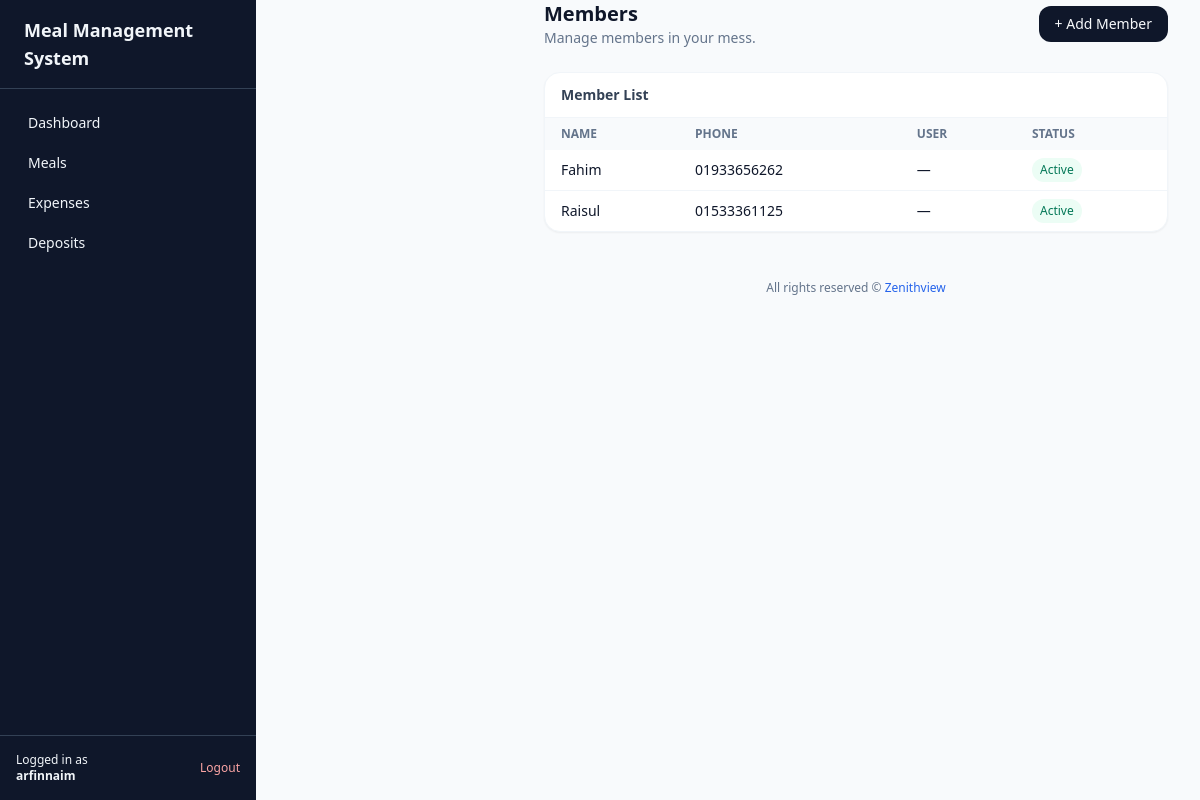
Screenshot of /members/ (signed in) with the database file from the repository.
### core/models.py (models this page shows, shortened)
class Member(models.Model):
    DEFAULT_MEAL_CHOICES = [
        ("NONE", "No default"),
        ("B", "Breakfast only"),
        ("L", "Lunch only"),
        ("D", "Dinner only"),
        ("BL", "Breakfast + Lunch"),
        ("LD", "Lunch + Dinner"),
        ("BD", "Breakfast + Dinner"),
        ("BLD", "Breakfast + Lunch + Dinner"),
    ]
    mess = models.ForeignKey(Mess, on_delete=models.CASCADE, related_name='members')
    user = models.ForeignKey(
        settings.AUTH_USER_MODEL,
        on_delete=models.SET_NULL,
        null=True,
        blank=True,
        related_name='member_profiles',
    )
    name = models.CharField(max_length=255)
    phone = models.CharField(max_length=50, blank=True)
    is_active = models.BooleanField(default=True)
    created_at = models.DateTimeField(auto_now_add=True)
    default_meal_pattern = models.CharField(
        max_length=10,
        choices=DEFAULT_MEAL_CHOICES,
        default="NONE",
    )
    class Meta:
        unique_together = ('mess', 'name')

### core/views.py (the view)
# urls.py: path('members/', login_required(views.members_view), name='members'),
@login_required
def members_view(request: HttpRequest) -> HttpResponse:
    mess = get_user_mess(request.user)
    if not mess:
        return redirect("login")
    if not services.is_mess_super_admin(request.user, mess):
        return HttpResponseForbidden("You do not have permission to view members.")
    members = mess.members.all().order_by("name")
    context = {
        "members": members,
        "active_nav": "members",
    }
    return render(request, "core/members.html", context)

### core/services.py (called while the page is built)
def is_mess_super_admin(user, mess: Mess) -> bool:
    return MessUser.objects.filter(mess=mess, user=user, role=MessUser.ROLE_SUPER_ADMIN).exists()

### core/views.py (called while the page is built)
def get_user_mess(user: User) -> Optional[models.Mess]:
    mess_user = models.MessUser.objects.filter(user=user).select_related("mess").first()
    return mess_user.mess if mess_user else None

### templates/core/members.html (shortened to what this page needs)
{% extends "base.html" %}
{% block content %}
<div class="max-w-4xl mx-auto space-y-6 mt-6 md:mt-0">
  <div class="flex items-center justify-between">
    <div>
      <h1 class="text-xl font-semibold text-slate-900">Members</h1>
      <p class="text-sm text-slate-500">Manage members in your mess.</p>
    </div>
    <a href="{% url 'core:member_add' %}" class="inline-flex items-center px-4 py-2 rounded-xl bg-slate-900 text-slate-50 text-sm font-medium hover:bg-slate-800">+ Add Member</a>
  </div>
  <div class="bg-white rounded-2xl shadow-sm border border-slate-100">
    <div class="px-4 py-3 border-b border-slate-100 flex items-center justify-between">
      <h2 class="text-sm font-semibold text-slate-700">Member List</h2>
    </div>
    <div class="overflow-x-auto">
      <table class="min-w-full text-sm">
        <thead class="bg-slate-50 text-slate-500 text-xs uppercase">
          <tr>
            <th class="px-4 py-2 text-left">Name</th>
            <th class="px-4 py-2 text-left">Phone</th>
            <th class="px-4 py-2 text-left">User</th>
            <th class="px-4 py-2 text-left">Status</th>
          </tr>
        </thead>
        <tbody class="divide-y divide-slate-100">
          {% for member in members %}
          <tr>
            <td class="px-4 py-2">
              <a href="{% url 'core:member_detail' member.id %}" class="text-slate-900 hover:underline">
                {{ member.name }}
              </a>
            </td>
            <td class="px-4 py-2">{{ member.phone }}</td>
            <td class="px-4 py-2">
              {% if member.user %}
                {{ member.user.username }}
              {% else %}
                —
              {% endif %}
            </td>
            <td class="px-4 py-2">
              {% if member.is_active %}
              <span class="inline-flex px-2 py-1 rounded-full text-xs bg-emerald-50 text-emerald-700">Active</span>
              {% else %}
              <span class="inline-flex px-2 py-1 rounded-full text-xs bg-slate-100 text-slate-600">Inactive</span>
              {% endif %}
            </td>
          </tr>
          {% empty %}
          <tr>
            <td colspan="4" class="px-4 py-4 text-center text-sm text-slate-400">
              No members yet.
            </td>
          </tr>
          {% endfor %}
        </tbody>
      </table>
    </div>
  </div>
</div>
{% endblock %}

### templates/base.html (shortened to what this page needs)
{% load static %}
<!DOCTYPE html>
<html lang="en">
<head>
  <script src="https://cdn.tailwindcss.com"></script>
</head>
<body class="bg-slate-50 text-slate-900">
  <div class="min-h-screen flex flex-col md:flex-row">
    <aside class="hidden md:flex md:flex-col w-64 bg-slate-900 text-slate-100">
      <div class="px-6 py-4 flex items-center justify-between border-b border-slate-700">
        <span class="font-semibold text-lg">Meal Management System</span>
      </div>
      <nav class="flex-1 px-4 py-4 space-y-1 text-sm">
        <a href="{% url 'core:dashboard' %}" class="flex items-center px-3 py-2 rounded-lg hover:bg-slate-800 {% if active_nav == 'dashboard' %}bg-slate-800{% endif %}">
          <span>Dashboard</span>
        </a>
        <a href="{% url 'core:meals_add' %}" class="flex items-center px-3 py-2 rounded-lg hover:bg-slate-800 {% if active_nav == 'meals' %}bg-slate-800{% endif %}">
          <span>Meals</span>
        </a>
        <a href="{% url 'core:expense_add' %}" class="flex items-center px-3 py-2 rounded-lg hover:bg-slate-800 {% if active_nav == 'expenses' %}bg-slate-800{% endif %}">
          <span>Expenses</span>
        </a>
        <a href="{% url 'core:deposit_add' %}" class="flex items-center px-3 py-2 rounded-lg hover:bg-slate-800 {% if active_nav == 'deposits' %}bg-slate-800{% endif %}">
          <span>Deposits</span>
        </a>
      </nav>
      <div class="px-4 py-4 border-t border-slate-700 text-xs">
        <div class="flex items-center justify-between">
          {% if request.user.is_authenticated %}
          <span class="truncate">Logged in as<br><strong>{{ request.user.username }}</strong></span>
          <a href="{% url 'logout' %}" class="text-red-300 hover:text-red-200 text-xs font-medium">Logout</a>
          {% endif %}
        </div>
      </div>
    </aside>
    <main class="flex-1 pt-16 md:pt-0 md:ml-64 px-4 md:px-8 py-6 md:py-8">
      {% block content %}{% endblock %}
<footer class="w-full text-center py-4 text-xs text-slate-500 mt-8">
  All rights reserved © <a href="https://zenithview.vercel.app/" target="_blank" class="text-blue-600 hover:underline">
    Zenithview
  </a>
</footer>
    </main>
  </div>
</body>
</html>

### rows the page displays
Member: name "Fahim", phone "01933656262", is_active "Active"
Member: name "Raisul", phone "01533361125", is_active "Active"

### other values shown
{{ request.user.username }} "arfinnaim"
